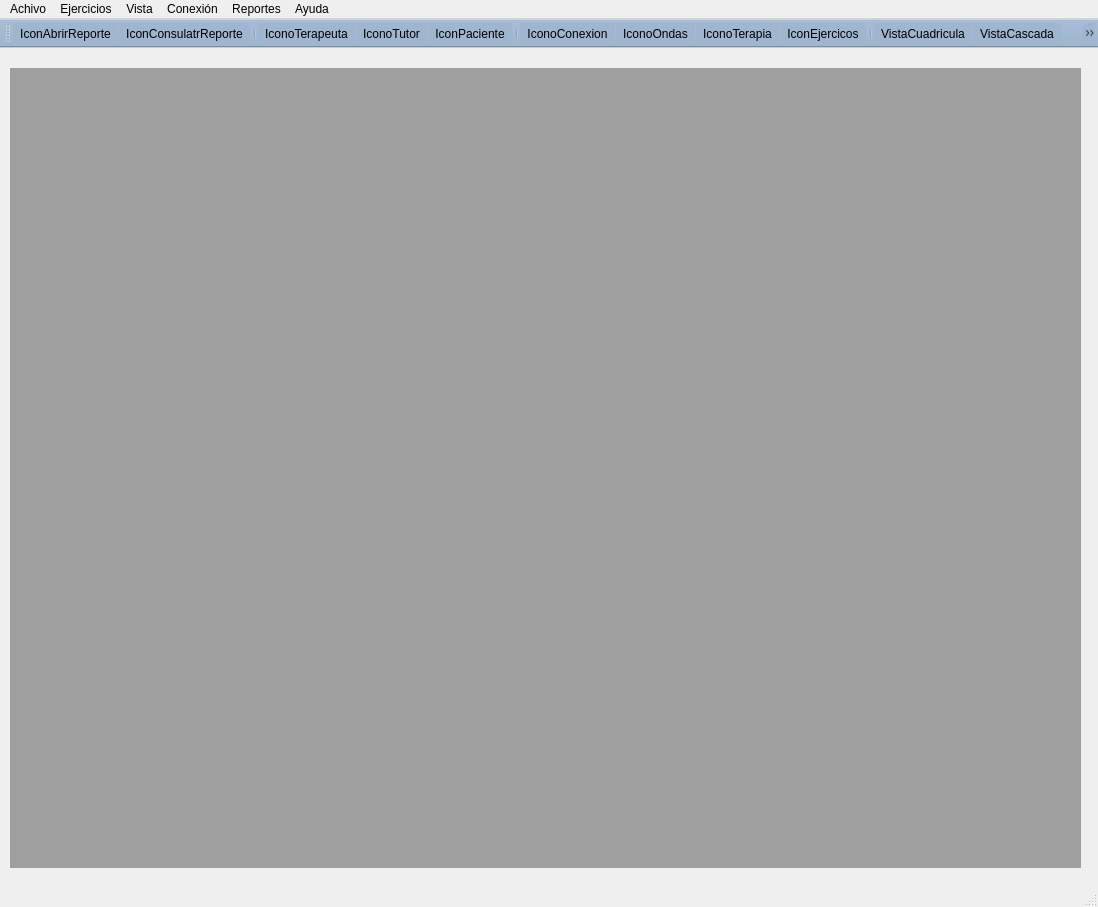
<?xml version="1.0" encoding="UTF-8"?>
<ui version="4.0">
 <class>MainWindow</class>
 <widget class="QMainWindow" name="MainWindow">
  <property name="geometry">
   <rect>
    <x>0</x>
    <y>0</y>
    <width>1098</width>
    <height>907</height>
   </rect>
  </property>
  <property name="windowTitle">
   <string>Cognitron</string>
  </property>
  <property name="windowIcon">
   <iconset resource="images/image.qrc">
    <normaloff>:/newPrefix/idea-genial.png</normaloff>:/newPrefix/idea-genial.png</iconset>
  </property>
  <property name="styleSheet">
   <string notr="true"/>
  </property>
  <property name="iconSize">
   <size>
    <width>33</width>
    <height>33</height>
   </size>
  </property>
  <widget class="QWidget" name="centralwidget">
   <widget class="QMdiArea" name="mdiArea">
    <property name="enabled">
     <bool>true</bool>
    </property>
    <property name="geometry">
     <rect>
      <x>10</x>
      <y>20</y>
      <width>1071</width>
      <height>800</height>
     </rect>
    </property>
    <property name="sizePolicy">
     <sizepolicy hsizetype="Ignored" vsizetype="Expanding">
      <horstretch>80</horstretch>
      <verstretch>80</verstretch>
     </sizepolicy>
    </property>
    <property name="minimumSize">
     <size>
      <width>1071</width>
      <height>800</height>
     </size>
    </property>
    <property name="baseSize">
     <size>
      <width>800</width>
      <height>800</height>
     </size>
    </property>
    <property name="styleSheet">
     <string notr="true"/>
    </property>
   </widget>
  </widget>
  <widget class="QMenuBar" name="menubar">
   <property name="geometry">
    <rect>
     <x>0</x>
     <y>0</y>
     <width>1098</width>
     <height>26</height>
    </rect>
   </property>
   <widget class="QMenu" name="menuVista">
    <property name="title">
     <string>Vista</string>
    </property>
    <addaction name="mni_cascada"/>
    <addaction name="mni_cuadricula"/>
    <addaction name="mni_tabs"/>
   </widget>
   <widget class="QMenu" name="menuAchivo">
    <property name="title">
     <string>Achivo</string>
    </property>
    <widget class="QMenu" name="opc_Paciente">
     <property name="title">
      <string>Paciente</string>
     </property>
     <property name="icon">
      <iconset resource="images/image.qrc">
       <normaloff>:/newPrefix/paciente.png</normaloff>:/newPrefix/paciente.png</iconset>
     </property>
     <addaction name="separator"/>
     <addaction name="menuCrear_Paciente"/>
     <addaction name="actionConsultar_Paciente"/>
    </widget>
    <widget class="QMenu" name="menuTutor">
     <property name="title">
      <string>Tutor</string>
     </property>
     <property name="icon">
      <iconset resource="images/image.qrc">
       <normaloff>:/newPrefix/familia.png</normaloff>:/newPrefix/familia.png</iconset>
     </property>
     <addaction name="actionCrear_Tutor_2"/>
     <addaction name="actionConsultar_Tutor"/>
    </widget>
    <widget class="QMenu" name="menuTerapeuta">
     <property name="styleSheet">
      <string notr="true"/>
     </property>
     <property name="title">
      <string>Terapeuta</string>
     </property>
     <property name="icon">
      <iconset resource="images/image.qrc">
       <normaloff>:/newPrefix/terapeuta.png</normaloff>:/newPrefix/terapeuta.png</iconset>
     </property>
     <addaction name="actionCrear_Terapeutta"/>
     <addaction name="actionConsultar_Terapeuta"/>
    </widget>
    <addaction name="menuTerapeuta"/>
    <addaction name="menuTutor"/>
    <addaction name="opc_Paciente"/>
   </widget>
   <widget class="QMenu" name="menuEjercicios">
    <property name="title">
     <string>Ejercicios</string>
    </property>
    <widget class="QMenu" name="menuNeurofeedback">
     <property name="title">
      <string>Neurofeedback</string>
     </property>
     <addaction name="actionElevar_Drone_2"/>
     <addaction name="actionMnatener_Drone"/>
     <addaction name="actionBajar_Drono"/>
     <addaction name="actionMover_a_la_derecha"/>
     <addaction name="actionMover_a_la_isquierda"/>
    </widget>
    <widget class="QMenu" name="menuModo_Libre">
     <property name="title">
      <string>Modo Libre</string>
     </property>
     <addaction name="actionLevel_1"/>
     <addaction name="actionLevel_2"/>
     <addaction name="actionLevel_3"/>
     <addaction name="actionLevel_4"/>
     <addaction name="actionLevel_5"/>
    </widget>
    <addaction name="menuNeurofeedback"/>
    <addaction name="menuModo_Libre"/>
   </widget>
   <widget class="QMenu" name="menuAyuda">
    <property name="title">
     <string>Ayuda</string>
    </property>
   </widget>
   <widget class="QMenu" name="menuCoexion">
    <property name="title">
     <string>Conexión</string>
    </property>
    <widget class="QMenu" name="menuConectar_Robot_Fisico">
     <property name="title">
      <string>Conectar Robot Fisico</string>
     </property>
     <addaction name="actionDrone"/>
     <addaction name="actionRobot_Lego"/>
    </widget>
    <addaction name="actionConectar_Eotiv"/>
    <addaction name="menuConectar_Robot_Fisico"/>
    <addaction name="actionConfigurar_parametros_de_conexi_n"/>
   </widget>
   <widget class="QMenu" name="menuReportes">
    <property name="title">
     <string>Reportes</string>
    </property>
    <addaction name="actionConsultar_Reporte"/>
    <addaction name="actionEditar_Reporte"/>
   </widget>
   <addaction name="menuAchivo"/>
   <addaction name="menuEjercicios"/>
   <addaction name="menuVista"/>
   <addaction name="menuCoexion"/>
   <addaction name="menuReportes"/>
   <addaction name="menuAyuda"/>
  </widget>
  <widget class="QStatusBar" name="statusbar"/>
  <widget class="QToolBar" name="toolBar">
   <property name="windowTitle">
    <string>toolBar</string>
   </property>
   <property name="styleSheet">
    <string notr="true">background-color: rgb(159, 182, 206);</string>
   </property>
   <property name="toolButtonStyle">
    <enum>Qt::ToolButtonIconOnly</enum>
   </property>
   <attribute name="toolBarArea">
    <enum>TopToolBarArea</enum>
   </attribute>
   <attribute name="toolBarBreak">
    <bool>false</bool>
   </attribute>
   <addaction name="actionIconAbrirReporte"/>
   <addaction name="actionIconConsulatrReporte"/>
   <addaction name="separator"/>
   <addaction name="actionIconoTerapeuta"/>
   <addaction name="actionIconoTutor"/>
   <addaction name="actionIconPaciente"/>
   <addaction name="separator"/>
   <addaction name="actionIconoConexion"/>
   <addaction name="actionIconoTerapia"/>
   <addaction name="actionIconoTerapia_2"/>
   <addaction name="actionIconLibro"/>
   <addaction name="separator"/>
   <addaction name="actionVistaCuadricula"/>
   <addaction name="actionVistaCascada"/>
   <addaction name="actionVistaVentana"/>
   <addaction name="separator"/>
  </widget>
  <action name="mni_cascada">
   <property name="icon">
    <iconset resource="images/image.qrc">
     <normaloff>:/newPrefix/menu.png</normaloff>:/newPrefix/menu.png</iconset>
   </property>
   <property name="text">
    <string>Vista Cascada</string>
   </property>
  </action>
  <action name="mni_cuadricula">
   <property name="icon">
    <iconset resource="images/image.qrc">
     <normaloff>:/newPrefix/cuadricula.png</normaloff>:/newPrefix/cuadricula.png</iconset>
   </property>
   <property name="text">
    <string>Vista Cuadricula</string>
   </property>
  </action>
  <action name="mni_subven">
   <property name="icon">
    <iconset resource="images/image.qrc">
     <normaloff>:/newPrefix/ventana.png</normaloff>:/newPrefix/ventana.png</iconset>
   </property>
   <property name="text">
    <string>Vista Subventanas</string>
   </property>
  </action>
  <action name="actionElevar_Drone_2">
   <property name="text">
    <string>Elevar Drone</string>
   </property>
  </action>
  <action name="actionMnatener_Drone">
   <property name="text">
    <string>Mnatener Drone </string>
   </property>
  </action>
  <action name="actionBajar_Drono">
   <property name="text">
    <string>Bajar Drone</string>
   </property>
  </action>
  <action name="actionMover_a_la_derecha">
   <property name="text">
    <string>Mover a la derecha</string>
   </property>
  </action>
  <action name="actionMover_a_la_isquierda">
   <property name="text">
    <string>Mover a la isquierda</string>
   </property>
  </action>
  <action name="actionLevel_1">
   <property name="text">
    <string>Level 1</string>
   </property>
  </action>
  <action name="actionLevel_2">
   <property name="text">
    <string>Level 2</string>
   </property>
  </action>
  <action name="actionLevel_3">
   <property name="text">
    <string>Level 3</string>
   </property>
  </action>
  <action name="actionLevel_4">
   <property name="text">
    <string>Level 4</string>
   </property>
  </action>
  <action name="actionLevel_5">
   <property name="text">
    <string>Level 5</string>
   </property>
  </action>
  <action name="menuCrear_Paciente">
   <property name="icon">
    <iconset resource="images/image.qrc">
     <normaloff>:/newPrefix/agregar.png</normaloff>:/newPrefix/agregar.png</iconset>
   </property>
   <property name="text">
    <string>Crear Paciente</string>
   </property>
  </action>
  <action name="actionConsultar_Paciente">
   <property name="icon">
    <iconset resource="images/image.qrc">
     <normaloff>:/newPrefix/lupa.png</normaloff>:/newPrefix/lupa.png</iconset>
   </property>
   <property name="text">
    <string>Consultar Paciente</string>
   </property>
  </action>
  <action name="actionCrear_Tutor_2">
   <property name="icon">
    <iconset resource="images/image.qrc">
     <normaloff>:/newPrefix/agregar.png</normaloff>:/newPrefix/agregar.png</iconset>
   </property>
   <property name="text">
    <string>Crear Tutor</string>
   </property>
  </action>
  <action name="actionConsultar_Tutor">
   <property name="icon">
    <iconset resource="images/image.qrc">
     <normaloff>:/newPrefix/lupa.png</normaloff>:/newPrefix/lupa.png</iconset>
   </property>
   <property name="text">
    <string>Consultar Tutor</string>
   </property>
  </action>
  <action name="actionCrear_Terapeutta">
   <property name="icon">
    <iconset resource="images/image.qrc">
     <normaloff>:/newPrefix/agregar.png</normaloff>:/newPrefix/agregar.png</iconset>
   </property>
   <property name="text">
    <string>Crear Terapeutta</string>
   </property>
  </action>
  <action name="actionConsultar_Terapeuta">
   <property name="icon">
    <iconset resource="images/image.qrc">
     <normaloff>:/newPrefix/lupa.png</normaloff>:/newPrefix/lupa.png</iconset>
   </property>
   <property name="text">
    <string>Consultar Terapeuta</string>
   </property>
  </action>
  <action name="actionIconAbrirReporte">
   <property name="icon">
    <iconset resource="images/image.qrc">
     <normaloff>:/newPrefix/archivo.png</normaloff>:/newPrefix/archivo.png</iconset>
   </property>
   <property name="text">
    <string>IconAbrirReporte</string>
   </property>
   <property name="toolTip">
    <string>Abrir Reporte</string>
   </property>
   <property name="shortcut">
    <string>Ctrl+R</string>
   </property>
  </action>
  <action name="actionVistaCuadricula">
   <property name="icon">
    <iconset resource="images/image.qrc">
     <normaloff>:/newPrefix/cuadricula.png</normaloff>:/newPrefix/cuadricula.png</iconset>
   </property>
   <property name="text">
    <string>VistaCuadricula</string>
   </property>
   <property name="toolTip">
    <string>Vista Cuadricula</string>
   </property>
   <property name="shortcut">
    <string>Ctrl+1</string>
   </property>
  </action>
  <action name="actionBotonDetener">
   <property name="icon">
    <iconset>
     <normaloff>:/images/detener.png</normaloff>:/images/detener.png</iconset>
   </property>
   <property name="text">
    <string>BotonDetener</string>
   </property>
   <property name="toolTip">
    <string>Detener</string>
   </property>
  </action>
  <action name="actionIconoTutor">
   <property name="icon">
    <iconset resource="images/image.qrc">
     <normaloff>:/newPrefix/familia.png</normaloff>:/newPrefix/familia.png</iconset>
   </property>
   <property name="text">
    <string>IconoTutor</string>
   </property>
   <property name="toolTip">
    <string>Consultar Tutor</string>
   </property>
   <property name="shortcut">
    <string>Ctrl+F</string>
   </property>
  </action>
  <action name="actionIconoTerapia">
   <property name="icon">
    <iconset resource="images/image.qrc">
     <normaloff>:/newPrefix/salud-mental.png</normaloff>:/newPrefix/salud-mental.png</iconset>
   </property>
   <property name="text">
    <string>IconoOndas</string>
   </property>
   <property name="toolTip">
    <string>Mostar Ondas Cerebrales</string>
   </property>
   <property name="shortcut">
    <string>Ctrl+O</string>
   </property>
  </action>
  <action name="actionIconLibro">
   <property name="icon">
    <iconset resource="images/image.qrc">
     <normaloff>:/newPrefix/libro-abierto.png</normaloff>:/newPrefix/libro-abierto.png</iconset>
   </property>
   <property name="text">
    <string>IconEjercicos</string>
   </property>
   <property name="toolTip">
    <string>Abrir Ejercicos</string>
   </property>
   <property name="shortcut">
    <string>Ctrl+E</string>
   </property>
  </action>
  <action name="actionVistaCascada">
   <property name="icon">
    <iconset resource="images/image.qrc">
     <normaloff>:/newPrefix/menu.png</normaloff>:/newPrefix/menu.png</iconset>
   </property>
   <property name="text">
    <string>VistaCascada</string>
   </property>
   <property name="toolTip">
    <string>Vista Cascada</string>
   </property>
   <property name="shortcut">
    <string>Ctrl+2</string>
   </property>
  </action>
  <action name="actionIconPaciente">
   <property name="icon">
    <iconset resource="images/image.qrc">
     <normaloff>:/newPrefix/paciente.png</normaloff>:/newPrefix/paciente.png</iconset>
   </property>
   <property name="text">
    <string>IconPaciente</string>
   </property>
   <property name="toolTip">
    <string>Consultar Paciente</string>
   </property>
   <property name="shortcut">
    <string>Ctrl+P</string>
   </property>
  </action>
  <action name="actionBotonPausa">
   <property name="icon">
    <iconset>
     <normaloff>:/images/pausa.png</normaloff>:/images/pausa.png</iconset>
   </property>
   <property name="text">
    <string>BotonPausa</string>
   </property>
   <property name="toolTip">
    <string>Pausar</string>
   </property>
  </action>
  <action name="actionBotonPlay">
   <property name="icon">
    <iconset>
     <normaloff>:/images/play.ico</normaloff>:/images/play.ico</iconset>
   </property>
   <property name="text">
    <string>BotonPlay</string>
   </property>
   <property name="toolTip">
    <string>Play</string>
   </property>
  </action>
  <action name="actionBotonEncender">
   <property name="icon">
    <iconset>
     <normaloff>:/images/poder.png</normaloff>:/images/poder.png</iconset>
   </property>
   <property name="text">
    <string>BotonEncender</string>
   </property>
   <property name="toolTip">
    <string>Iniciar</string>
   </property>
  </action>
  <action name="actionIconConsulatrReporte">
   <property name="icon">
    <iconset resource="images/image.qrc">
     <normaloff>:/newPrefix/libro-abierto.png</normaloff>:/newPrefix/libro-abierto.png</iconset>
   </property>
   <property name="text">
    <string>IconConsulatrReporte</string>
   </property>
   <property name="toolTip">
    <string>Consultar Reportes</string>
   </property>
   <property name="shortcut">
    <string>Ctrl+R</string>
   </property>
  </action>
  <action name="actionIconoTerapia_2">
   <property name="icon">
    <iconset resource="images/image.qrc">
     <normaloff>:/newPrefix/idea-genial.png</normaloff>:/newPrefix/idea-genial.png</iconset>
   </property>
   <property name="text">
    <string>IconoTerapia</string>
   </property>
   <property name="toolTip">
    <string>Abrir Terapa</string>
   </property>
   <property name="shortcut">
    <string>Ctrl+T</string>
   </property>
  </action>
  <action name="actionIconoTerapeuta">
   <property name="icon">
    <iconset resource="images/image.qrc">
     <normaloff>:/newPrefix/terapeuta.png</normaloff>:/newPrefix/terapeuta.png</iconset>
   </property>
   <property name="text">
    <string>IconoTerapeuta</string>
   </property>
   <property name="toolTip">
    <string>Consulatr Terapeutas</string>
   </property>
   <property name="shortcut">
    <string>Ctrl+U</string>
   </property>
  </action>
  <action name="actionIconoConexion">
   <property name="icon">
    <iconset resource="images/image.qrc">
     <normaloff>:/newPrefix/wifi.png</normaloff>:/newPrefix/wifi.png</iconset>
   </property>
   <property name="text">
    <string>IconoConexion</string>
   </property>
   <property name="toolTip">
    <string>Conexion</string>
   </property>
   <property name="shortcut">
    <string>Ctrl+Q</string>
   </property>
  </action>
  <action name="actionConectar_Eotiv">
   <property name="text">
    <string>Conectar Eotiv</string>
   </property>
  </action>
  <action name="actionDrone">
   <property name="text">
    <string>Drone</string>
   </property>
  </action>
  <action name="actionRobot_Lego">
   <property name="text">
    <string>Robot Lego</string>
   </property>
  </action>
  <action name="actionConsultar_Reporte">
   <property name="icon">
    <iconset resource="images/image.qrc">
     <normaloff>:/newPrefix/libro-abierto.png</normaloff>:/newPrefix/libro-abierto.png</iconset>
   </property>
   <property name="text">
    <string>Consultar Reporte</string>
   </property>
  </action>
  <action name="actionEditar_Reporte">
   <property name="icon">
    <iconset resource="images/image.qrc">
     <normaloff>:/newPrefix/reporte.png</normaloff>:/newPrefix/reporte.png</iconset>
   </property>
   <property name="text">
    <string>Editar Reporte</string>
   </property>
  </action>
  <action name="actionVistaVentana">
   <property name="icon">
    <iconset resource="images/image.qrc">
     <normaloff>:/newPrefix/ventana.png</normaloff>:/newPrefix/ventana.png</iconset>
   </property>
   <property name="text">
    <string>VistaVentana</string>
   </property>
   <property name="toolTip">
    <string>Vista Ventanas</string>
   </property>
   <property name="shortcut">
    <string>Ctrl+3</string>
   </property>
  </action>
  <action name="actionConfigurar_parametros_de_conexi_n">
   <property name="text">
    <string>Configurar parametros de conexión</string>
   </property>
  </action>
  <action name="actiontutor">
   <property name="icon">
    <iconset resource="images/image.qrc">
     <normaloff>:/newPrefix/familia.png</normaloff>:/newPrefix/familia.png</iconset>
   </property>
   <property name="text">
    <string>tutor</string>
   </property>
   <property name="toolTip">
    <string>Consultar_Tutor</string>
   </property>
  </action>
  <action name="mni_tabs">
   <property name="text">
    <string>Vista Pestaña</string>
   </property>
  </action>
 </widget>
 <resources>
  <include location="images/image.qrc"/>
 </resources>
 <connections/>
</ui>
